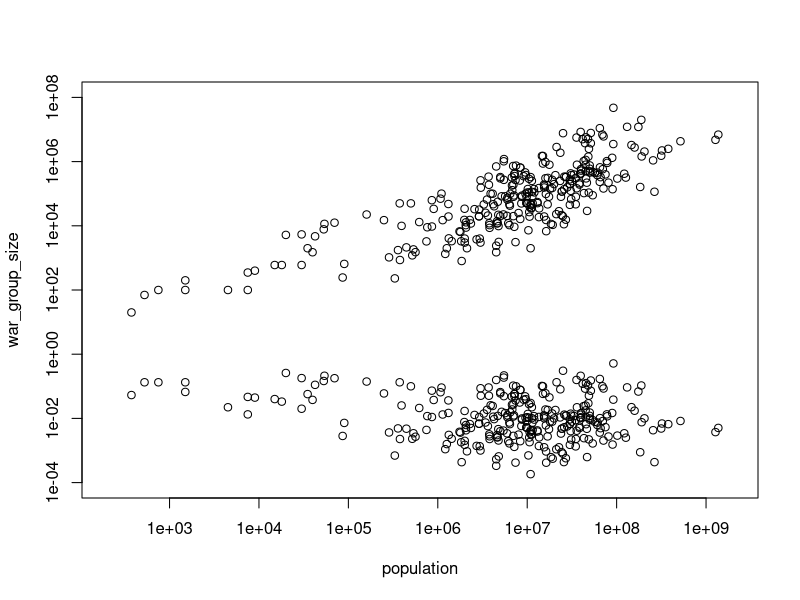
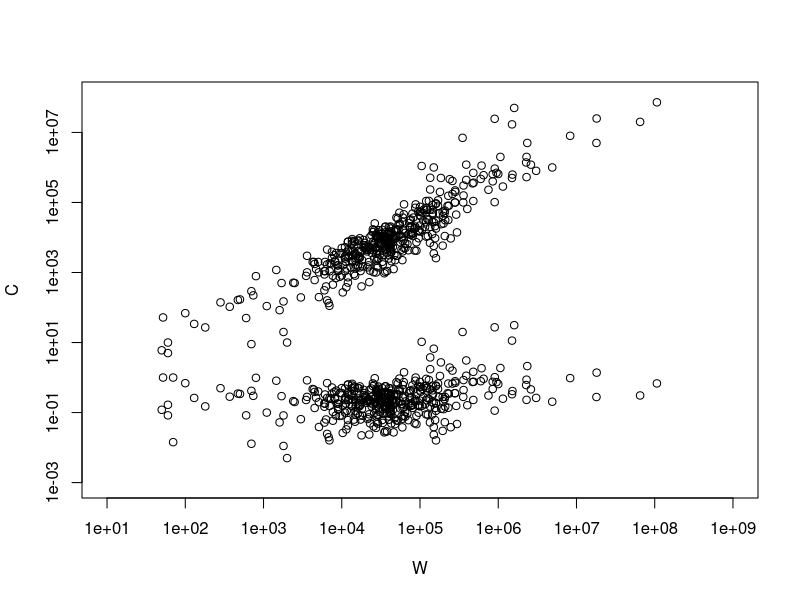
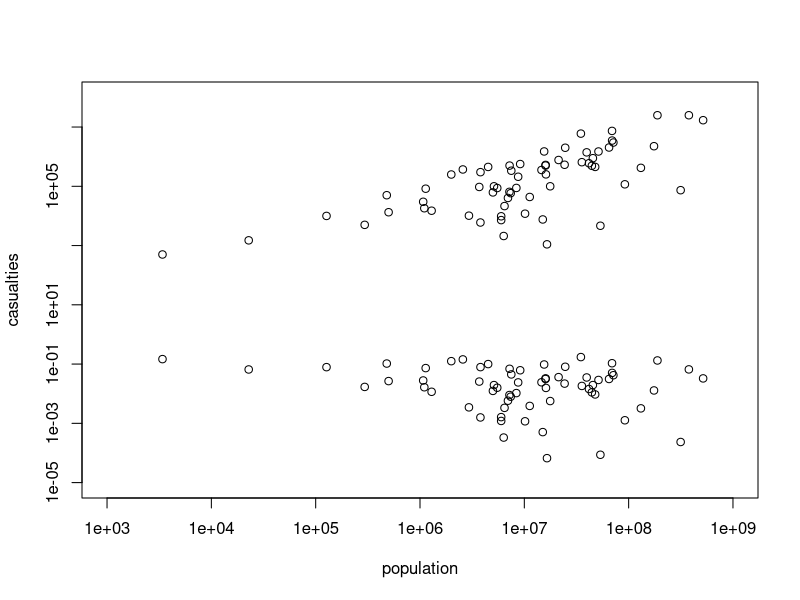

Reproduce these figures in R, in order.
# Population is the main driver of war group size and conflict casualties
# https://www.pnas.org/content/114/52/E11101
# data created 2019.07.25
# last update  2019.07.25
setwd("~/github/replications/oka-et-al")

# FIG.2A
d<-read.csv("data/S1.csv")
plot(war_group_size ~ population, d , log="xy", 
     xlim=c(200, 2e9), ylim=c(1e-4, 1e8))
points(W_P ~ population, d)

# FIG.2B
d<-read.csv("data/S2.csv")
plot(C ~ W, d , log="xy", xlim=c(10, 1e9), ylim=c(1e-3, 1e8))
points(C_W ~ W, d)

# FIG.2C
d<-read.csv("data/S4.csv")
d<-d[1:65,]
plot(casualties ~ population, d , log="xy", 
     xlim=c(1000, 1e9), ylim=c(1e-5, 1e8))
points(C_P ~ population, d)

## FIN